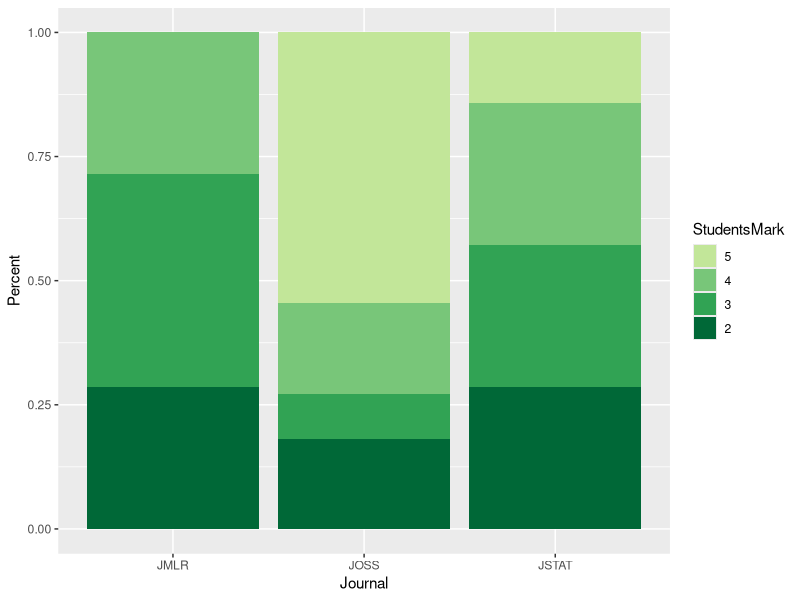
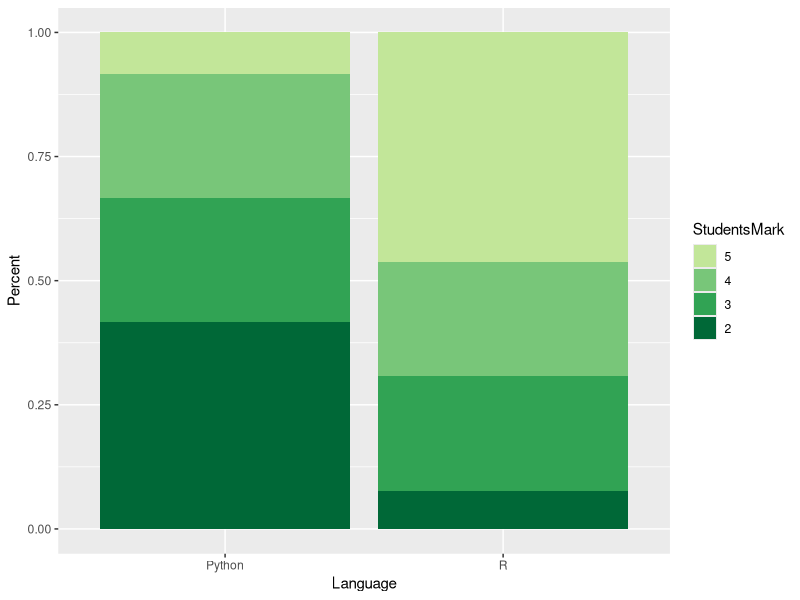
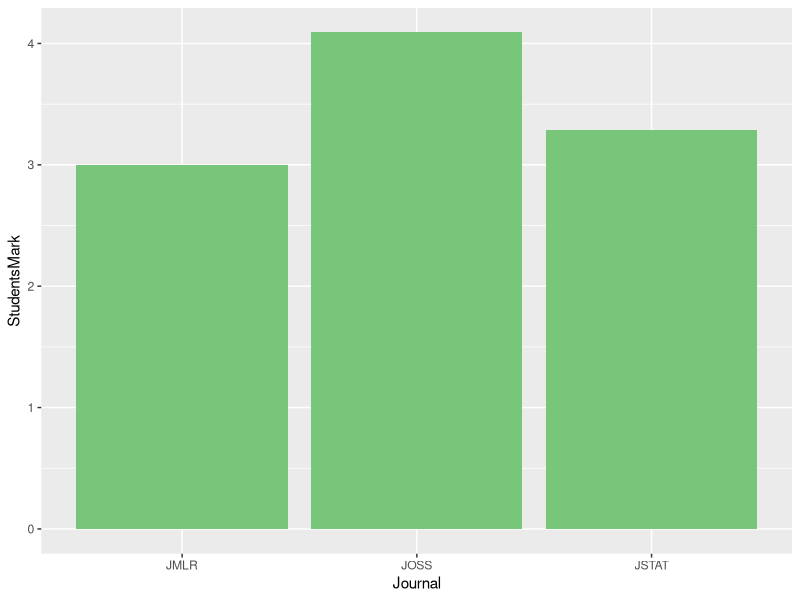
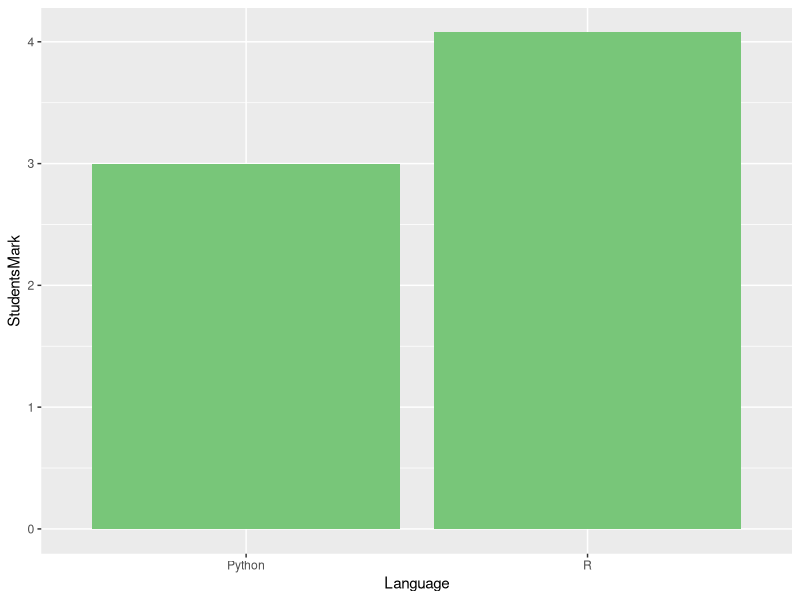
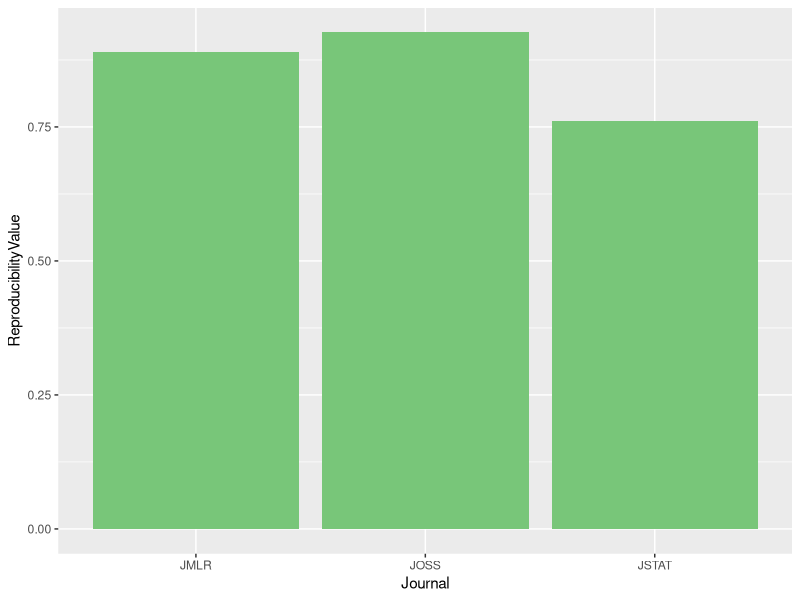
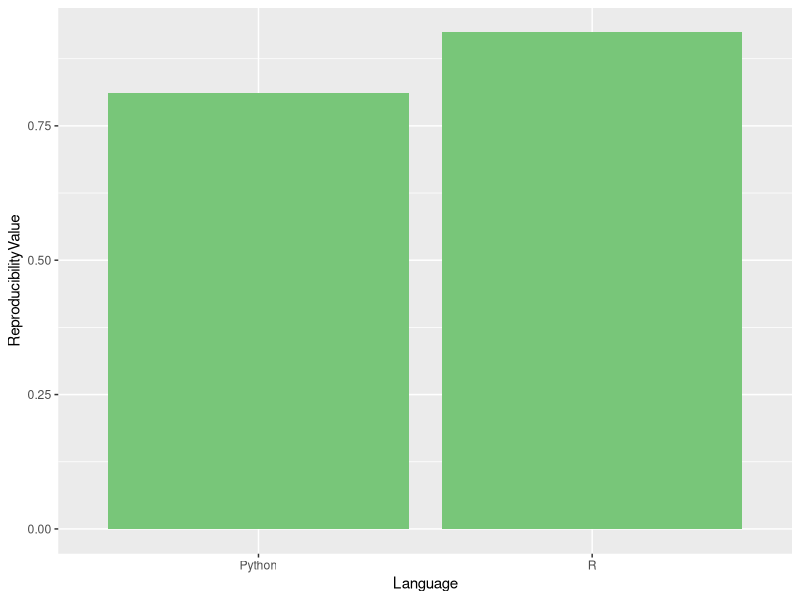

Reproduce these figures in R, in order.
## ---- chunk 1
library(dplyr)
library(ggplot2)

colors <- c('#c2e699', '#78c679', '#31a354', '#006837')

data <- read.csv(file = 'data/1-8-reproducibility-journal-and-language/results.csv')

res1 <- data %>%
  group_by(Journal) %>%
  summarise(StudentsMark = mean(StudentsMark), ReproducibilityValue = mean(ReproducibilityValue))

res2 <- data %>%
  group_by(Language) %>%
  summarise(StudentsMark = mean(StudentsMark), ReproducibilityValue = mean(ReproducibilityValue))

res3 <- data %>%
  group_by(Journal, StudentsMark) %>%
  summarise(Number = n()) %>%
  group_by(Journal) %>%
  mutate(Percent = Number / sum(Number))
res3$StudentsMark <- factor(res3$StudentsMark)
res3$StudentsMark <- factor(res3$StudentsMark, levels = rev(levels(res3$StudentsMark)))

res4 <- data %>%
  group_by(Language, StudentsMark) %>%
  summarise(Number = n()) %>%
  group_by(Language) %>%
  mutate(Percent = Number / sum(Number))
res4$StudentsMark <- factor(res4$StudentsMark)
res4$StudentsMark <- factor(res4$StudentsMark, levels = rev(levels(res4$StudentsMark)))
## ---- chunk 2
p <- ggplot(data = res3, aes(x = Journal, y = Percent, fill = StudentsMark)) + 
  geom_bar(stat = "identity") +
  scale_fill_manual(values = colors)
p
## ---- chunk 3
p <- ggplot(data = res4, aes(x = Language, y = Percent, fill = StudentsMark)) + 
  geom_bar(stat = "identity") +
  scale_fill_manual(values = colors)
p
## ---- chunk 4
p <- ggplot(data = res1, aes(x = Journal, y = StudentsMark)) + 
  geom_bar(stat = "identity", fill = colors[2])
p
## ---- chunk 5
p <- ggplot(data = res2, aes(x = Language, y = StudentsMark)) + 
  geom_bar(stat = "identity", fill = colors[2])
p
## ---- chunk 6
p <- ggplot(data = res1, aes(x = Journal, y = ReproducibilityValue)) + 
  geom_bar(stat = "identity", fill = colors[2])
p
## ---- chunk 7
p <- ggplot(data = res2, aes(x = Language, y = ReproducibilityValue)) + 
  geom_bar(stat = "identity", fill = colors[2])
p
